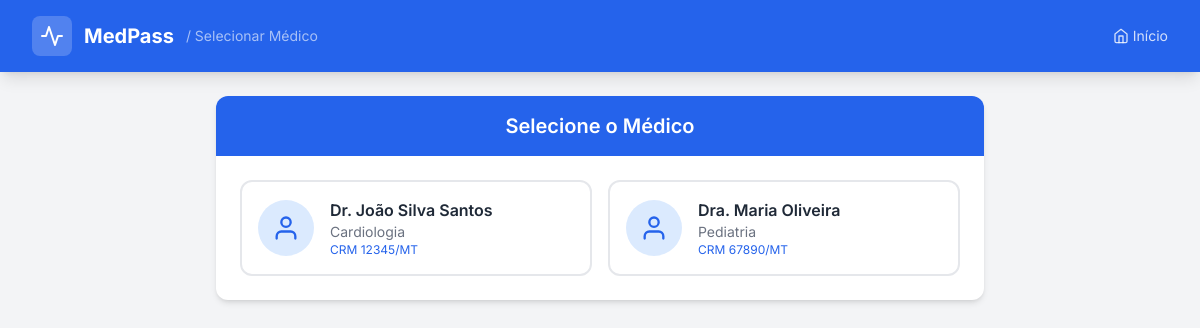
The page /selecionar-medico/ on the database as committed earlier.
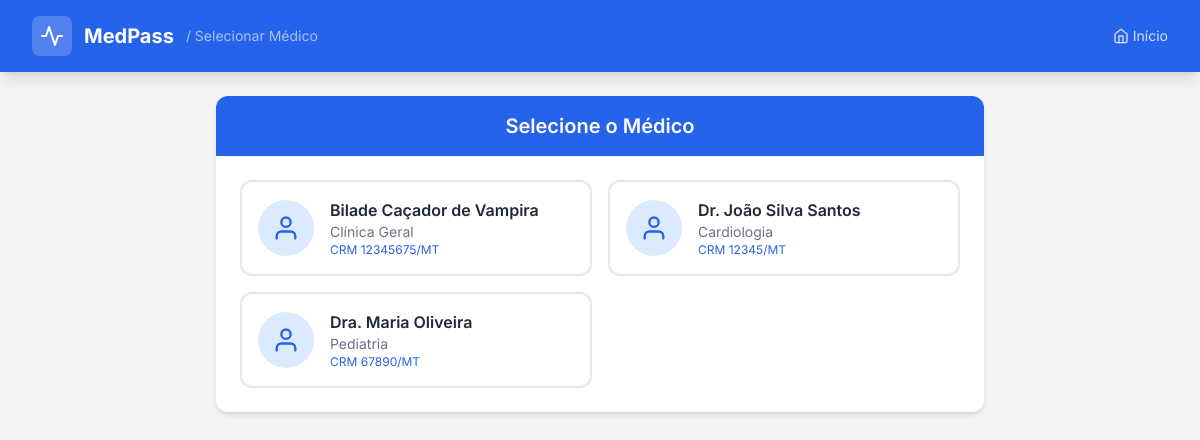
The same page on the database as committed later.
### app_medpass/models.py (models this page shows, shortened)
class Profissional(models.Model):
    crm_validator = RegexValidator(
        regex=r'^\d{4,8}$',
        message='CRM deve conter entre 4 e 8 dígitos numéricos'
    )
    nome = models.CharField(
        max_length=200,
        verbose_name="Nome Completo",
        help_text="Nome completo do profissional de saúde"
    )
    crm = models.CharField(
        max_length=8,
        validators=[crm_validator],
        verbose_name="CRM",
        help_text="Número do CRM (Conselho Regional de Medicina)"
    )
    uf_crm = models.CharField(
        max_length=2,
        verbose_name="UF do CRM",
        help_text="Estado do CRM (ex: MT, SP, RJ)",
        default="MT"
    )
    especialidade = models.ForeignKey(
        Especialidade,
        on_delete=models.PROTECT,
        related_name='profissionais',
        verbose_name="Especialidade",
        help_text="Especialidade médica do profissional"
    )
    sala = models.CharField(
        max_length=20,
        blank=True,
        verbose_name="Sala/Consultório",
        help_text="Número da sala ou consultório do médico"
    )
    telefone = models.CharField(
        max_length=15,
        blank=True,
        verbose_name="Telefone",
        help_text="Telefone de contato"
    )
    email = models.EmailField(
        blank=True,
        verbose_name="E-mail",
        help_text="E-mail de contato"
    )
    ativo = models.BooleanField(
        default=True,
        verbose_name="Ativo",
        help_text="Indica se o profissional está ativo no sistema"
    )
    criado_em = models.DateTimeField(
        auto_now_add=True,
        verbose_name="Data de Criação"
    )
    atualizado_em = models.DateTimeField(
        auto_now=True,
        verbose_name="Data de Atualização"
    )
    class Meta:
        verbose_name = "Profissional"
        verbose_name_plural = "Profissionais"
        ordering = ['nome']
        unique_together = [['crm', 'uf_crm']]

class Especialidade(models.Model):
    nome = models.CharField(
        max_length=100,
        unique=True,
        verbose_name="Nome da Especialidade",
        help_text="Nome da especialidade médica (ex: Cardiologia, Pediatria)"
    )
    sigla = models.CharField(
        max_length=3,
        unique=True,
        verbose_name="Sigla",
        help_text="Sigla para gerar a senha (ex: C para Cardiologia, P para Pediatria)"
    )
    descricao = models.TextField(
        blank=True,
        verbose_name="Descrição",
        help_text="Descrição detalhada da especialidade"
    )
    ativa = models.BooleanField(
        default=True,
        verbose_name="Ativa",
        help_text="Indica se a especialidade está ativa no sistema"
    )
    criado_em = models.DateTimeField(
        auto_now_add=True,
        verbose_name="Data de Criação"
    )
    atualizado_em = models.DateTimeField(
        auto_now=True,
        verbose_name="Data de Atualização"
    )
    class Meta:
        verbose_name = "Especialidade"
        verbose_name_plural = "Especialidades"
        ordering = ['nome']

### app_medpass/views.py (the view)
# urls.py: path('selecionar-medico/', views.selecionar_medico, name='selecionar_medico'),
def selecionar_medico(request):
    medicos = Profissional.objects.filter(ativo=True).select_related('especialidade').order_by('nome')
    return render(request, 'medico/selecionar_medico.html', {'medicos': medicos})

### app_medpass/templates/medico/selecionar_medico.html (shortened to what this page needs)
{% extends 'base.html' %}
{% block header_subtitle %}
<span class="text-white/60 text-sm ml-2">/ Selecionar Médico</span>
{% endblock %}
{% block content %}
<div class="max-w-3xl mx-auto">
    <div class="bg-white rounded-xl shadow-md overflow-hidden">
        <div class="bg-blue-600 px-6 py-4">
            <h2 class="text-xl font-semibold text-white text-center">Selecione o Médico</h2>
        </div>
        <div class="p-6">
            <div class="grid grid-cols-1 md:grid-cols-2 gap-4">
                {% for m in medicos %}
                <a href="{% url 'painel_medico' %}?medico={{ m.id }}"
                   class="border-2 border-gray-200 rounded-xl p-4 flex items-center space-x-4 hover:border-blue-500 hover:bg-blue-50 transition-all">
                    <div class="w-14 h-14 bg-blue-100 rounded-full flex items-center justify-center flex-shrink-0">
                        <i data-feather="user" class="w-7 h-7 text-blue-600"></i>
                    </div>
                    <div>
                        <p class="font-semibold text-gray-800">{{ m.nome }}</p>
                        <p class="text-sm text-gray-500">{{ m.especialidade.nome }}</p>
                        <p class="text-xs text-blue-600">{% if m.sala %}Sala {{ m.sala }}{% else %}CRM {{ m.crm }}/{{ m.uf_crm }}{% endif %}</p>
                    </div>
                </a>
                {% empty %}
                <div class="col-span-full text-center py-8">
                    <i data-feather="alert-circle" class="w-12 h-12 text-gray-300 mx-auto mb-3"></i>
                    <p class="text-gray-500">Nenhum médico cadastrado</p>
                    <a href="{% url 'cadastrar_medicos' %}" class="text-blue-600 hover:underline mt-2 inline-block">Cadastrar Médico</a>
                </div>
                {% endfor %}
            </div>
        </div>
    </div>
</div>
{% endblock %}

Rows that differ between the two databases and show on the page:
added Profissional: nome "Bilade Caçador de Vampira", especialidade.nome "Clínica Geral", crm "12345675", uf_crm "MT"
